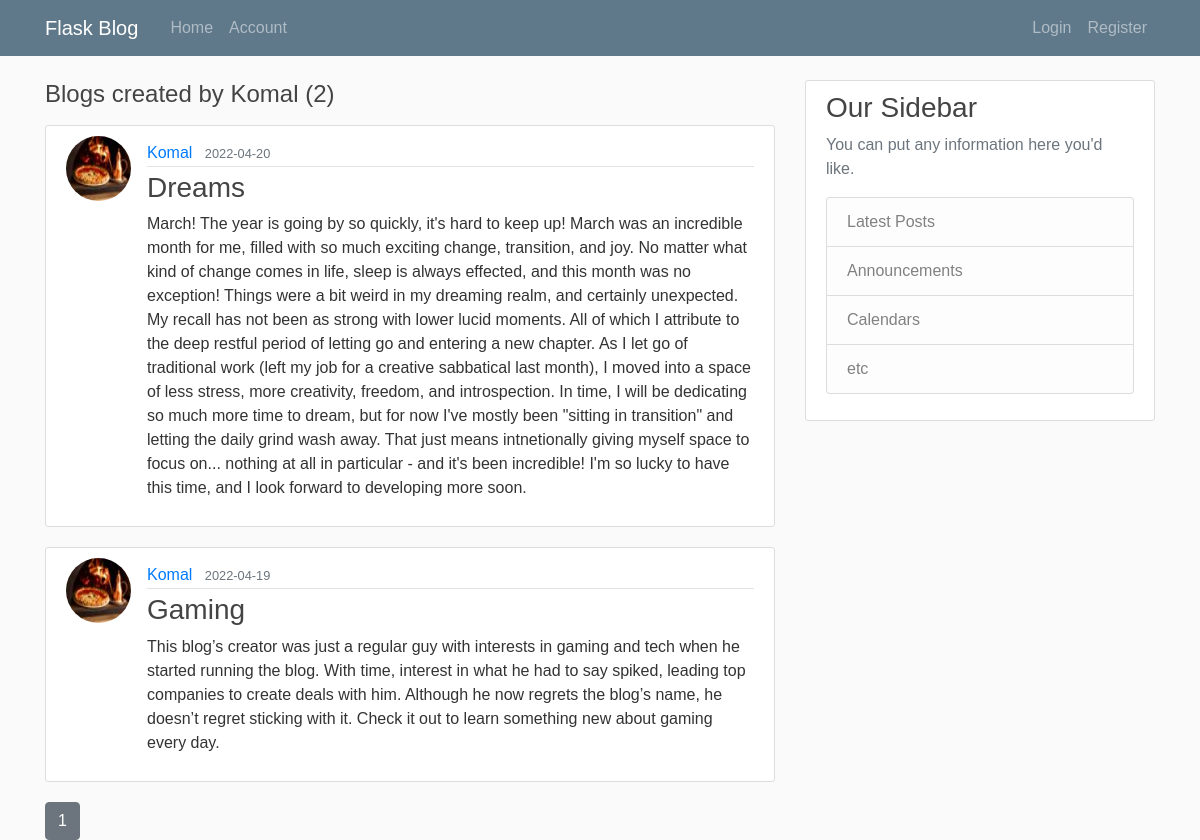
Page /user/Komal on the committed database.
### blog/models.py (models this page shows, shortened)
class User(db.Model, UserMixin):
	id = db.Column(db.Integer(), primary_key=True)
	username = db.Column(db.String(length=30), nullable=False, unique=True)
	email = db.Column(db.String(length=120), nullable=False, unique=True)
	img = db.Column(db.String(length=20), nullable=False, default="default.jpg")
	password = db.Column(db.String(length=60), nullable=False)
	posts = db.relationship('Post', backref='author', lazy=True)

class Post(db.Model):
	id = db.Column(db.Integer(), primary_key=True)
	title = db.Column(db.String(length=100), nullable=False)
	date_posted = db.Column(db.DateTime, nullable=False, default=lambda self: datetime.now())
	content = db.Column(db.Text, nullable=False)
	user_id = db.Column(db.Integer(), db.ForeignKey('user.id'), nullable=False)

### blog/users/routes.py (the view)
@users.route('/user/<string:username>')
def user_posts(username):
	page = request.args.get('page', 1, type=int)
	user = User.query.filter_by(username=username).first_or_404()
	posts = Post.query.filter_by(author=user).order_by(Post.date_posted.desc()).paginate(page=page, per_page=3)
	return render_template('user_posts.html' , posts=posts, user=user  )

### blog/templates/user_posts.html
{% extends 'layout.html' %}
{% block content %}
	<h4 class="mb-3">Blogs created by {{user.username}} ({{posts.total}})</h4>
	{% for post in posts.items %}
		<article class="media content-section">
		  <img class="rounded-circle article-img" src="{{ url_for('static', filename='IMG/' + post.author.img) }}">
		  <div class="media-body">
		    <div class="article-metadata" >
		      <a class="mr-2" href="{{ url_for('users.user_posts', username=post.author.username) }}">{{ post.author.username }}</a>
		      <small class="text-muted">{{ post.date_posted.strftime('%Y-%m-%d') }}</small>
		    </div>
		    <h3><a class="article-title" href="{{ url_for('posts.post', post_id = post.id) }}">{{ post.title }}</a></h3>
		    <p class="article-content">{{ post.content }}</p>
		  </div>
		</article>
	{% endfor %}
	{% for page_num in posts.iter_pages(left_edge=1, right_edge=1, left_current=1, right_current=2) %}
		{% if page_num %}
			{% if posts.page == page_num %}
				<a class="btn btn-secondary" href="{{ url_for('users.user_posts', username=user.username, page=page_num) }}">{{ page_num }}</a>
			{% else %}
				<a class="btn btn-outline-secondary" href="{{ url_for('users.user_posts', username=user.username , page=page_num) }}">{{ page_num }}</a>
			{% endif %}
		{% else %}
			...
		{% endif %}
	{% endfor %}
{% endblock %}

### blog/static/main.css (style rules this page uses)
body { background: #fafafa; color: #333333; margin-top: 5rem; font-family: 'Ubuntu', sans-serif; }
h1, h2, h3, h4, h5, h6 { color: #444444; }
.content-section { background: #ffffff; padding: 10px 20px; border: 1px solid #dddddd; border-radius: 3px; margin-bottom: 20px; }
.article-title { color: #444444; }
.article-content { white-space: pre-line; }
.article-img { height: 65px; width: 65px; margin-right: 16px; }
.article-metadata { padding-bottom: 1px; margin-bottom: 4px; border-bottom: 1px solid #e3e3e3 }
.media-body { margin-top: 5px; }

### rows in the picture
User: username "Komal"
Post: img (picture), author.username "Komal", date_posted "2022-04-20", title "Dreams", content "March! The year is going by so quickly, it's hard to keep up! March was an incredible month for me, filled with so much exciting change, transition, and joy. No matter what kind of change comes in life, sleep is always effected, and this month was no exception! Things were a bit weird in my dreaming realm, and certainly unexpected. My recall has not been as strong with lower lucid moments. All of which I attribute to the deep restful period of letting go and entering a new chapter. As I let go of traditional work (left my job for a creative sabbatical last month), I moved into a space of less stress, more creativity, freedom, and introspection. In time, I will be dedicating so much more…"
Post: img (picture), author.username "Komal", date_posted "2022-04-19", title "Gaming", content "This blog’s creator was just a regular guy with interests in gaming and tech when he started running the blog. With time, interest in what he had to say spiked, leading top companies to create deals with him. Although he now regrets the blog’s name, he doesn’t regret sticking with it. Check it out to learn something new about gaming every day."

### other values in the picture
{{ posts.total }} "2"
{{ page_num }} "1"
